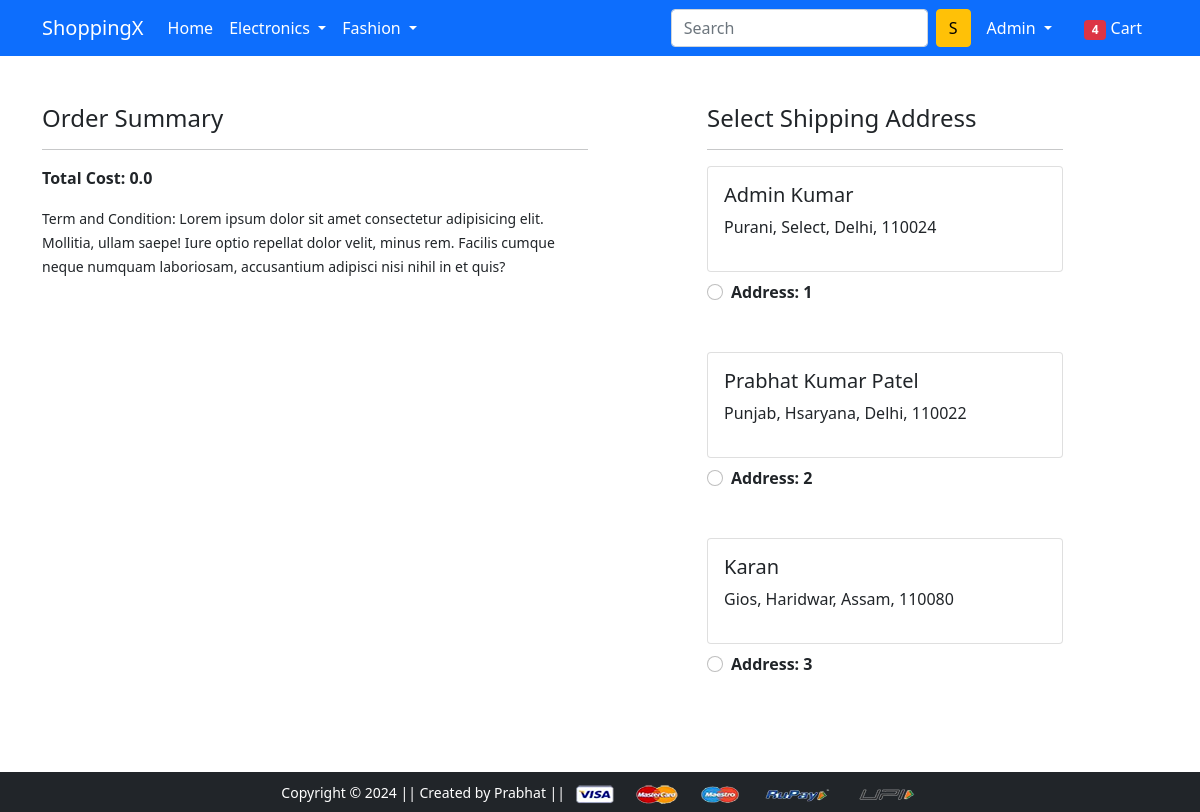
/checkout/ (signed in), run on an earlier commit of the app's database.
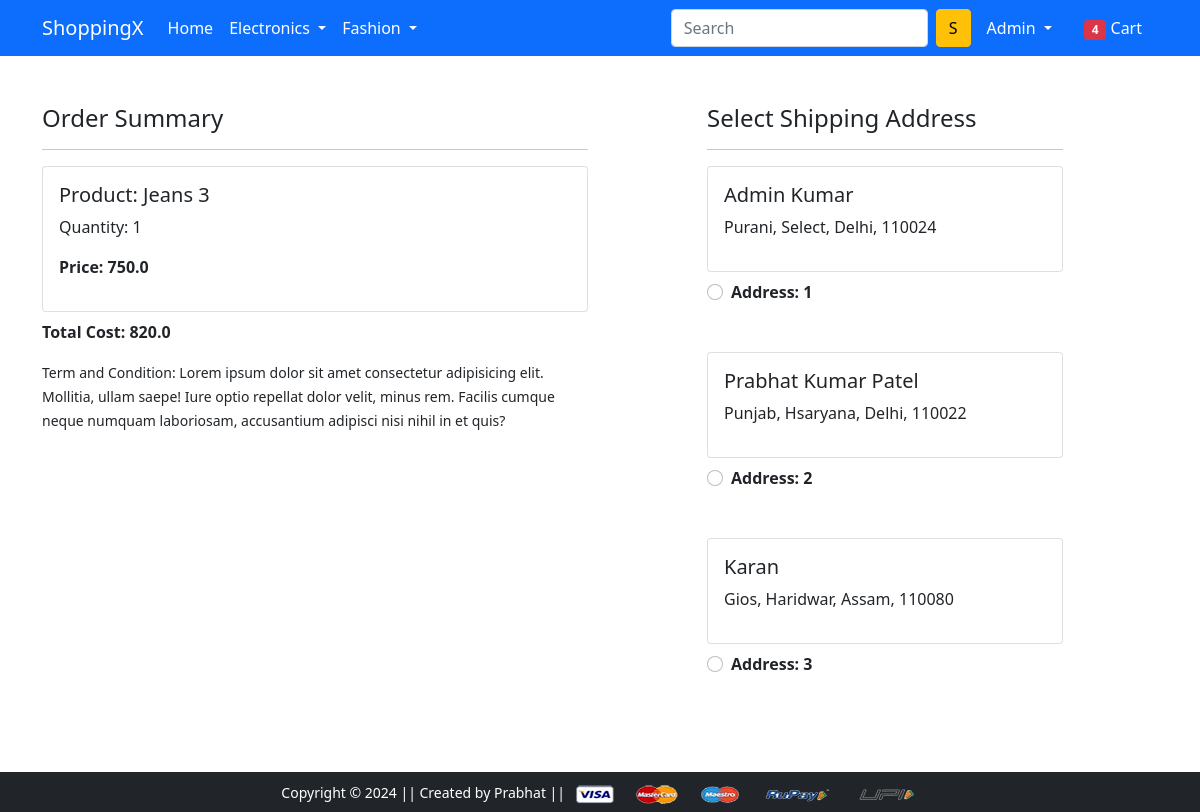
And on a later commit of the database.
### app/models.py (models this page shows, shortened)
class Customer(models.Model):
    user = models.ForeignKey(User, on_delete=models.CASCADE)
    name = models.CharField(max_length=50)
    locality = models.CharField(max_length=200)
    city = models.CharField(max_length=200)
    zipcode = models.IntegerField()
    state = models.CharField(choices=STATE_CHOICES, max_length=50)

class Cart(models.Model):
    user = models.ForeignKey(User, on_delete=models.CASCADE)
    product = models.ForeignKey(Product, on_delete=models.CASCADE)
    quantity = models.PositiveIntegerField(default=1)
    def __str__(self):
        return str(self.id)
    @property
    def total_cost(self):
        total_cost = self.quantity * self.product.selling_price
        return total_cost

class Product(models.Model):
    title = models.CharField(max_length=50)
    selling_price = models.FloatField()
    discounted_price = models.FloatField()
    description =  models.TextField()
    brand = models.CharField(max_length=50)
    category = models.CharField(max_length=2, choices=CATEGORY_CHOICES)
    product_image = models.ImageField(upload_to='productimg', height_field=None, width_field=None, max_length=None)

### app/views.py (the view)
# urls.py: path('checkout/', views.checkout, name='checkout'),
@login_required
def checkout(request):
    user = request.user
    add = Customer.objects.filter(user=user)
    cart_items = Cart.objects.filter(user=user)
    amount = 0.0
    shipping_amount = 70.0
    total_amount = 0.0
    cart_product = [p for p in Cart.objects.all() if p.user == user]
    print(cart_product)
    if cart_product:
        for p in cart_product:
            temp_amt = (p.quantity * p.product.selling_price)
            amount += temp_amt
            print(amount)
        total_amount = amount + shipping_amount
        print("total_amt",total_amount)
    return render(request, 'app/checkout.html',{'add':add, 'total_amt':total_amount, 'cart_items':cart_items})

### app/templates/app/checkout.html (shortened to what this page needs)
{% extends 'app/base.html' %}
{% load static %}
{% block main-content %}
<div class="container">
 <div class="row mt-5">
  <div class="col-sm-6">
    <h4>Order Summary</h4>
    <hr>
    {% for item in  cart_items %}
      <div class="card mb-2">
        <div class="card-body">
          <h5>Product: {{item.product.title}}</h5>
          <p>Quantity: {{item.quantity}}</p>
          <p class="fw-bold">Price: {{item.total_cost}}</p>
        </div>
      </div>
      {% endfor %}
      <p class="fw-bold">Total Cost: {{total_amt}}</p>
    <small>Term and Condition: Lorem ipsum dolor sit amet consectetur adipisicing elit. Mollitia, ullam saepe! Iure optio repellat dolor velit, minus rem. Facilis cumque neque numquam laboriosam, accusantium adipisci nisi nihil in et quis?</small>
  </div>
  <div class="col-sm-4 offset-sm-1">
    <h4>Select Shipping Address</h4>
    <hr>
    <form action="/paymentdone">
      {% for ad in add %}
      <div class="card">
        <div class="card-body">
        <h5>{{ad.name | title}}</h5>
        <p>{{ad.locality | title}}, {{ad.city | title}}, {{ad.state | title}}, {{ad.zipcode}}</p>
        </div>
      </div>
        <div class="form-check mt-2 mb-5">
          <input class="form-check-input" type="radio" name="custid" value="{{ ad.id }}" id="custadd{{ forloop.counter }}">
          <label class="form-check-label fw-bold" for="custadd{{forloop.counter}}">
            Address: {{ forloop.counter }} </label>
        </div>
        {% endfor %}
      </form>
    </div>
  </div>
</div>
{% endblock main-content %}

What changed in the data, as far as the page shows it:
added Cart: product "Jeans 3", quantity "1", total_cost "750.0"
Also different on the page:
{{ total_amt }}: "0.0" → "820.0"
